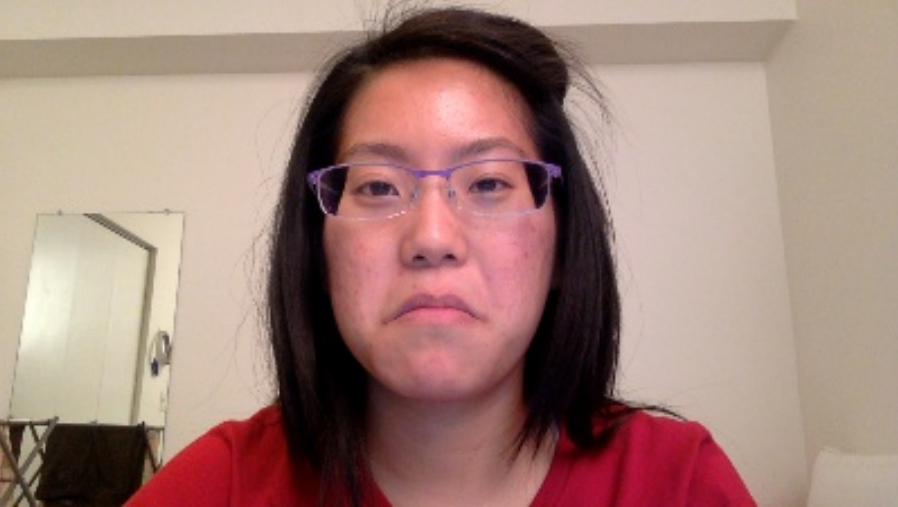
#> input picture img1.png, 898 x 507 px, found by its file name
$ jupyter execute flip_blend-Copy1.ipynb
#> lines starting #> are read from the running program, lines starting #| are printed output that depends on the picture; after the words box and inside, x2 and y2 are one past the last pixel; in counts of white or black regions, pixels touching at a corner belong together
[cell 1]
import cv2
import matplotlib.pyplot as plt
import numpy as np
import matplotlib
from scipy import ndimage
import scipy.signal as sig
from scipy import misc
import imageio

[cell 2]
image1 = cv2.imread('./img1.png', cv2.IMREAD_COLOR)
#> image1 is the input picture: shape (507, 898, 3); mean B, G, R 122.1, 131.1, 163.3
image1 = cv2.cvtColor(image1, cv2.COLOR_BGR2RGB)
image2 = cv2.imread('./img2.jpeg', cv2.IMREAD_COLOR)
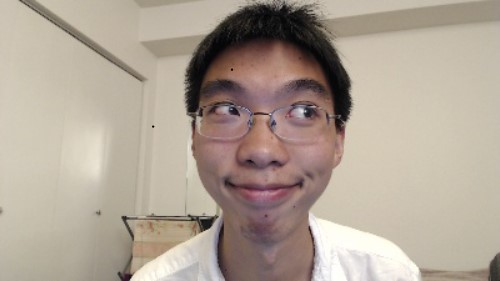
#> input picture img2.jpeg, 500 x 281 px, found by its file name
#> image2 is the input picture: shape (281, 500, 3); mean B, G, R 149.2, 162.4, 175.2
image2 = cv2.cvtColor(image2, cv2.COLOR_BGR2RGB)

# [8 lines of commented-out code are left out]
plt.figure(figsize=(10, 5))
plt.subplot(1, 2, 1)
plt.imshow(image1)
plt.title('Image 1')

plt.subplot(1, 2, 2)
plt.imshow(image2)
plt.title('Image 2')

plt.show()

[cell 3]
def detect_face_mouth(img, show=True):

#> called with show = True
    img_rgb = np.copy(img)
    # Load the pre-trained face cascade and mouth cascade
    face_cascade = cv2.CascadeClassifier('./haarcascade_frontalface_default.xml')
    mouth_cascade = cv2.CascadeClassifier('./haarcascade_mcs_mouth.xml')

    # Convert the image to grayscale
    gray = cv2.cvtColor(img_rgb, cv2.COLOR_RGB2GRAY)
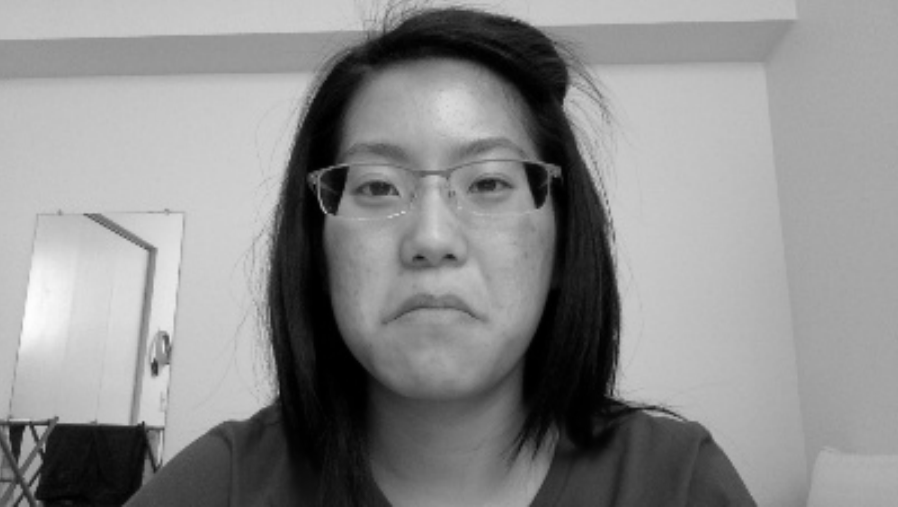
#> gray: shape (507, 898); min 0, max 253, mean 139.7

    # Detect faces in the image
    faces = face_cascade.detectMultiScale(gray, scaleFactor=1.1, minNeighbors=5, minSize=(30, 30))
#> faces = [[296, 78, 280, 280]]

    # Check if any faces are detected
    if len(faces) > 0:
        # Get the largest detected face
        largest_face = max(faces, key=lambda rect: rect[2] * rect[3])
#> largest_face = [296, 78, 280, 280]

        # Draw a rectangle around the largest detected face
        x, y, w, h = largest_face
#> x = 296; y = 78; w = 280; h = 280
        cv2.rectangle(img_rgb, (x, y), (x + w, y + h), (255, 0, 0), 2)
#> img_rgb: shape (507, 898, 3); mean R, G, B 164.5, 130.6, 121.6

        # Add extra margin to the bottom half of the face region
        margin = 50
        roi_face = gray[y + h // 2:y + h + margin, x:x + w]
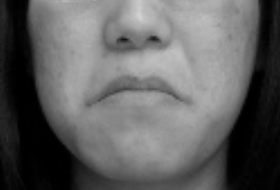
#> roi_face: shape (190, 280); min 0, max 211, mean 96.3

        # Detect mouth within the extended face region
        mouth_rects = mouth_cascade.detectMultiScale(roi_face, scaleFactor=1.8, minNeighbors=15, minSize=(25, 15))
#> mouth_rects = [[98, 79, 81, 49], [66, 66, 146, 87]]

        # Check if a mouth is detected
        if len(mouth_rects) > 0:
            # Get the largest detected mouth region
            largest_mouth = max(mouth_rects, key=lambda rect: rect[2] * rect[3])
#> largest_mouth = [66, 66, 146, 87]

            # Expand the detected mouth region slightly
            x_mouth, y_mouth, w_mouth, h_mouth = largest_mouth
#> x_mouth = 66; y_mouth = 66; w_mouth = 146; h_mouth = 87
            expanded_mouth_rect = (x + x_mouth, y + h // 2 + y_mouth, w_mouth, h_mouth)
#> expanded_mouth_rect = (362, 284, 146, 87)

            if not show:
                x, y, w, h = expanded_mouth_rect[0], expanded_mouth_rect[1], expanded_mouth_rect[2], expanded_mouth_rect[3]
                return [y, y + h, x, x + w]

            # Draw a rectangle around the largest detected mouth region
            cv2.rectangle(img_rgb, (expanded_mouth_rect[0], expanded_mouth_rect[1]),
                          (expanded_mouth_rect[0] + expanded_mouth_rect[2],
                           expanded_mouth_rect[1] + expanded_mouth_rect[3]),
                          (0, 255, 0), 2)
#> img_rgb: shape (507, 898, 3); mean R, G, B 163.9, 131, 121.3
    return img_rgb

[cell 4]
plt.figure(figsize=(10, 5))
plt.subplot(1, 2, 1)
plt.imshow(detect_face_mouth(image1))
plt.title('Image 1')

plt.subplot(1, 2, 2)
plt.imshow(detect_face_mouth(image2))
#> call 2 of detect_face_mouth, with show = True
#> in detect_face_mouth (call 2), `gray = cv2.cvtColor(img_rgb, cv2.COLOR_RGB2GRAY)`:
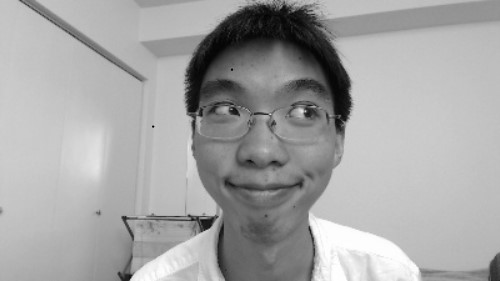
#> gray: shape (281, 500); min 1, max 255, mean 164.7
#> in detect_face_mouth (call 2), `faces = face_cascade.detectMultiScale(gray, scaleFactor=1.1, minNeighb..`: faces = [[176, 40, 176, 176]]
#> in detect_face_mouth (call 2), `largest_face = max(faces, key=lambda rect: rect[2] * rect[3])`: largest_face = [176, 40, 176, 176]
#> in detect_face_mouth (call 2), `x, y, w, h = largest_face`: x = 176; y = 40; w = 176
#> in detect_face_mouth (call 2), `cv2.rectangle(img_rgb, (x, y), (x + w, y + h), (255, 0, 0), 2)`: img_rgb: shape (281, 500, 3); mean R, G, B 176.7, 160.3, 147.3
#> in detect_face_mouth (call 2), `roi_face = gray[y + h // 2:y + h + margin, x:x + w]`:
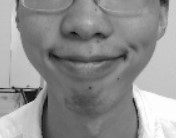
#> roi_face: shape (138, 176); min 7, max 255, mean 143.9
#> in detect_face_mouth (call 2), `mouth_rects = mouth_cascade.detectMultiScale(roi_face, scaleFactor=1.8..`: mouth_rects = [[47, 41, 81, 49]]
#> in detect_face_mouth (call 2), `largest_mouth = max(mouth_rects, key=lambda rect: rect[2] * rect[3])`: largest_mouth = [47, 41, 81, 49]
#> in detect_face_mouth (call 2), `x_mouth, y_mouth, w_mouth, h_mouth = largest_mouth`: x_mouth = 47; y_mouth = 41; w_mouth = 81; h_mouth = 49
#> in detect_face_mouth (call 2), `expanded_mouth_rect = (x + x_mouth, y + h // 2 + y_mouth, w_mouth, h_m..`: expanded_mouth_rect = (223, 169, 81, 49)
#> in detect_face_mouth (call 2), `cv2.rectangle(img_rgb, (expanded_mouth_rect[0], expanded_mouth_rect[1]..`:
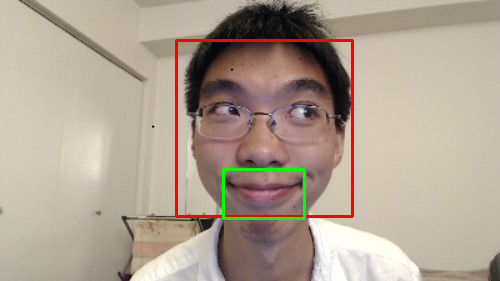
#> img_rgb: shape (281, 500, 3); mean R, G, B 175.9, 161.1, 146.7
plt.title('Image 2')

plt.show()

[cell 5]
mouth1 = detect_face_mouth(image1,show=False)
#> mouth1 = [284, 371, 362, 508]
mouth2 = detect_face_mouth(image2,show=False)
#> mouth2 = [169, 218, 223, 304]
plt.subplot(1,2,1)
plt.imshow( image1[mouth1[0]:mouth1[1],mouth1[2]:mouth1[3]] );
plt.subplot(1,2,2)
plt.imshow(image2[mouth2[0]:mouth2[1],mouth2[2]:mouth2[3]]);
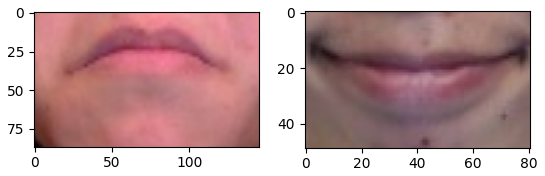
#> figure drawn by matplotlib, 2 panels

[cell 6]
def swap_and_resize_mouths(image1, image2,mouth1,mouth2):
    # Detect mouths in the images
    mouth1 = detect_face_mouth(image1, show=False)
#> mouth1 = [284, 371, 362, 508]
    mouth2 = detect_face_mouth(image2, show=False)
#> mouth2 = [169, 218, 223, 304]

    # Extract mouth regions from the images
    mouth_region1 = image1[mouth1[0]:mouth1[1], mouth1[2]:mouth1[3]]
    mouth_region2 = image2[mouth2[0]:mouth2[1], mouth2[2]:mouth2[3]]

    # Resize mouths to fit the corresponding sizes
    resized_mouth1 = cv2.resize(mouth_region1, (mouth_region2.shape[1], mouth_region2.shape[0]))
    resized_mouth2 = cv2.resize(mouth_region2, (mouth_region1.shape[1], mouth_region1.shape[0]))

    # Swap and paste the resized mouths to the original images
    image1_copy = image1.copy()
    image1_copy[mouth1[0]:mouth1[1], mouth1[2]:mouth1[3]] = resized_mouth2
#> image1_copy: shape (507, 898, 3); mean R, G, B 161.6, 130.6, 121.6

    image2_copy = image2.copy()
    image2_copy[mouth2[0]:mouth2[1], mouth2[2]:mouth2[3]] = resized_mouth1
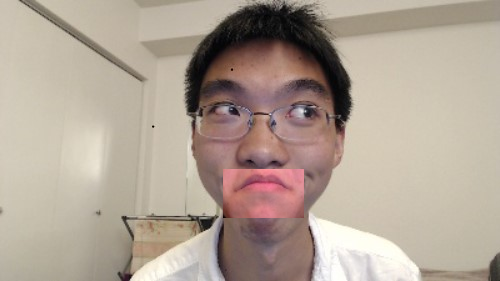
#> image2_copy: shape (281, 500, 3); mean R, G, B 176.9, 162.9, 149.8

    return image1_copy, image2_copy

[cell 7]
image1_result, image2_result = swap_and_resize_mouths(image1, image2,mouth1,mouth2)

# Display the results
plt.figure(figsize=(10, 5))
plt.subplot(1, 2, 1)
plt.imshow(image1_result)
plt.title('Image 1 Result')

plt.subplot(1, 2, 2)
plt.imshow(image2_result)
plt.title('Image 2 Result')

plt.show()

[cell 8]
def generate_mask(img,mouth):
    image = np.copy(img)
#     mouth_region = image[mouth[0]:mouth[1], mouth[2]:mouth[3]]
    y = mouth[0]
#> y = 284
    h = mouth[1] - mouth[0]
#> h = 87
    x = mouth[2]
#> x = 362
    w = mouth[3] - mouth[2]
#> w = 146

    mouth_region = image[y:y+h, x:x+w]

    # Create an empty black image of the same size as the original image
    mask = np.zeros_like(image)

    # Calculate the center and axes lengths for the ellipse
    center = ((x + x + w) // 2, (y + y + h) // 2)
#> center = (435, 327)
    axes_lengths = (w // 2, h // 2)
#> axes_lengths = (73, 43)

    # Draw the ellipse on the mask
    cv2.ellipse(mask, center, axes_lengths, 0, 0, 360, (255, 255, 255), thickness=cv2.FILLED)
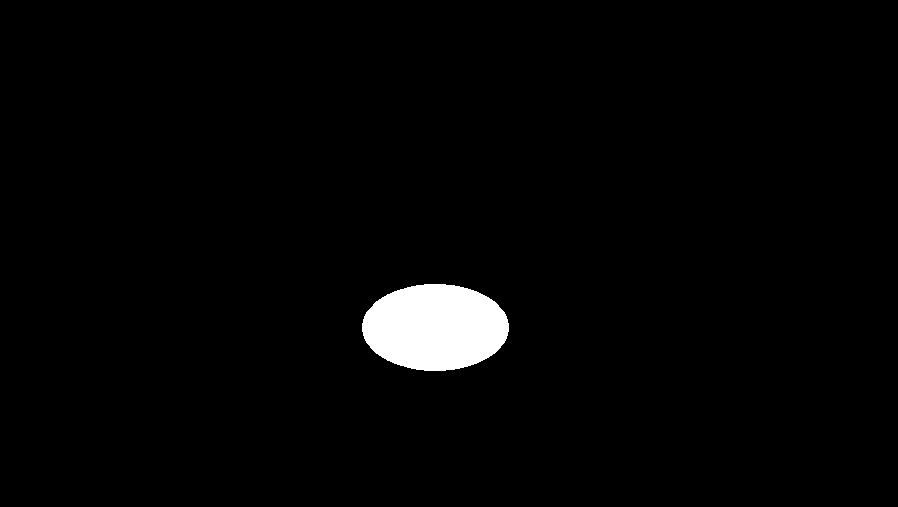
#> mask: shape (507, 898, 3); 2.2% white; 1 white region, box (x1, y1, x2, y2) and area: (362, 284, 509, 371) 10042

    return mask[:,:,0]

[cell 9]
mask1 = generate_mask(image1,mouth1)
mask2 = generate_mask(image2,mouth2)
#> in generate_mask (call 2), `cv2.ellipse(mask, center, axes_lengths, 0, 0, 360, (255, 255, 255), th..`: mask: shape (281, 500, 3); 2.2% white; 1 white region, box (x1, y1, x2, y2) and area: (223, 169, 304, 218) 3119

[cell 10]
# Display the results
plt.figure(figsize=(10, 5))
plt.subplot(1, 2, 1)
plt.imshow(mask1,cmap = "gray")
plt.title('Mask 1 Result')

plt.subplot(1, 2, 2)
plt.imshow(mask2,cmap = "gray")
plt.title('Mask 2 Result')

plt.show()

[cell 11]
def upsample(image, dst_shape):
  return cv2.pyrUp(image, dstsize=(dst_shape[1], dst_shape[0]))

def downsample(image):
  cols = image.shape[1] // 2
  rows = image.shape[0] // 2
  return cv2.pyrDown(image, dstsize=(cols, rows))

def pyramids(image):
  gaussian_pyramid = [image, ]
  laplacian_pyramid = []

  while image.shape[0] > 2 and image.shape[1] > 2:
    image = downsample(image)
    gaussian_pyramid.append(image)

  for i in range(len(gaussian_pyramid) - 1):
    laplacian_pyramid.append(gaussian_pyramid[i] - upsample(gaussian_pyramid[i + 1], gaussian_pyramid[i].shape))

  return gaussian_pyramid[:-1], laplacian_pyramid

def pyramidBlending(A, B, mask):
  _, source_LA = pyramids(A)
  _ ,dest_LB = pyramids(B)
  Gmask, _ = pyramids(mask)
  blend = []
  for i in range(len(source_LA)):
    LS = (Gmask[i]/255)*source_LA[i] + (1-(Gmask[i]/255))*dest_LB[i]
    blend.append(LS)
  return blend

def collapse_pyramid(pyramid):
  small_to_big_pyramid = pyramid[::-1]
  collapsed_output = small_to_big_pyramid[0]
  for i in range(1, len(small_to_big_pyramid)):
    collapsed_output = upsample(collapsed_output, small_to_big_pyramid[i].shape) + small_to_big_pyramid[i] # upsampling simultaneously
  return collapsed_output

def colorBlending(img1, img2, mask):
  img1R,img1G,img1B = cv2.split(img1)
  img2R,img2G,img2B = cv2.split(img2)
  R = collapse_pyramid(pyramidBlending(img1R, img2R, mask))
#> the loop in pyramids, `while image.shape[0] > 2 and image.shape[1] > 2:` made 8 passes
#> image on pass 8: [[196.9, 174.5, 156.4]]
#> after the loop in pyramids, `while image.shape[0] > 2 and image.shape[1] > 2:`: gaussian_pyramid = 9 items
#> the loop in pyramids, `for i in range(len(gaussian_pyramid) - 1):` made 8 passes
#> after the loop in pyramids, `for i in range(len(gaussian_pyramid) - 1):`: laplacian_pyramid = 8 items
#> the loop in pyramids (call 2), `while image.shape[0] > 2 and image.shape[1] > 2:` made 8 passes
#> image on pass 8: [[196.9, 175, 157.3]]
#> the loop in pyramids (call 2), `for i in range(len(gaussian_pyramid) - 1):` made 8 passes
#> the loop in pyramidBlending, `for i in range(len(source_LA)):` made 8 passes
#> pass 3, in pyramidBlending, `LS = (Gmask[i]/255)*source_LA[i] + (1-(Gmask[i]/255))*dest_LB[i]`:
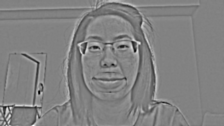
#> LS: shape (126, 224) float32; min -58.54, max 56.06, mean 0; drawn with min black and max white
#> the loop in collapse_pyramid, `for i in range(1, len(small_to_big_pyramid)):` made 7 passes
  G = collapse_pyramid(pyramidBlending(img1G, img2G, mask))
#> the loop in pyramidBlending (call 2), `for i in range(len(source_LA)):` made 8 passes
#> the loop in collapse_pyramid (call 2), `for i in range(1, len(small_to_big_pyramid)):` made 7 passes
  B = collapse_pyramid(pyramidBlending(img1B, img2B, mask))
  output = (cv2.merge((B, G, R)))
  output = 0 + (255/(np.max(output) - np.min(output))) * (output - np.min(output))
  return output

[cell 12]
destination = image1.astype(np.float32)
source = image1_result.astype(np.float32)
mask_from_source = mask1.astype(np.float32)
output = colorBlending(source, destination, mask_from_source)
output_rgb = cv2.cvtColor(output, cv2.COLOR_BGR2RGB)
plt.imshow(output_rgb.astype(int));

[cell 13]
destination = image2.astype(np.float32)
source = image2_result.astype(np.float32)
mask_from_source = mask2.astype(np.float32)
output = colorBlending(source, destination, mask_from_source)
